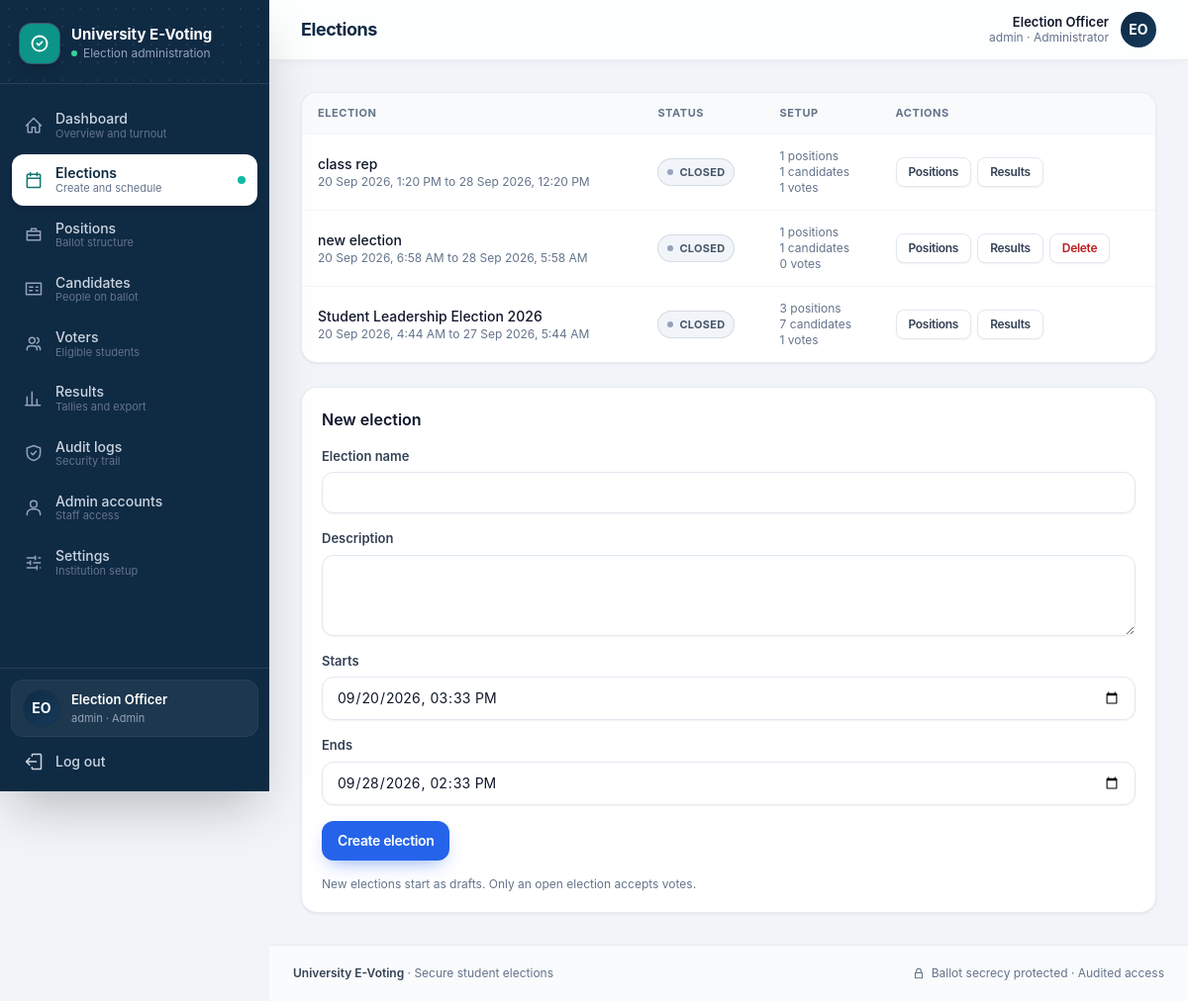
Screenshot of /admin/elections.php (signed in) with the database file from the repository.
### tables this page shows
CREATE TABLE settings (
        name TEXT PRIMARY KEY,
        val TEXT NOT NULL
    );

CREATE TABLE users (
        id INTEGER PRIMARY KEY AUTOINCREMENT,
        student_id TEXT NOT NULL UNIQUE,
        name TEXT NOT NULL,
        email TEXT,
        department TEXT,
        password TEXT NOT NULL,
        role TEXT NOT NULL DEFAULT 'student' CHECK (role IN ('admin','student')),
        status TEXT NOT NULL DEFAULT 'active' CHECK (status IN ('active','inactive')),
        created_at TEXT NOT NULL
    );

CREATE TABLE elections (
        id INTEGER PRIMARY KEY AUTOINCREMENT,
        title TEXT NOT NULL,
        description TEXT,
        start_time TEXT NOT NULL,
        end_time TEXT NOT NULL,
        status TEXT NOT NULL DEFAULT 'DRAFT' CHECK (status IN ('DRAFT','UPCOMING','OPEN','CLOSED')),
        created_at TEXT NOT NULL
    );

### includes/db.php (called while the page is built, shortened)
<?php
function db(): PDO
{
    static $pdo = null;
    if ($pdo instanceof PDO) {
        return $pdo;
    }
    $pdo = new PDO('sqlite:' . DB_PATH, null, null, [
        PDO::ATTR_ERRMODE => PDO::ERRMODE_EXCEPTION,
        PDO::ATTR_DEFAULT_FETCH_MODE => PDO::FETCH_ASSOC,
        PDO::ATTR_EMULATE_PREPARES => false,
    ]);
    $pdo->exec('PRAGMA foreign_keys = ON');
    $pdo->exec('PRAGMA busy_timeout = 5000');
    return $pdo;
}
function db_run(string $sql, array $p = []): PDOStatement
{
    $st = db()->prepare($sql);
    $st->execute($p);
    return $st;
}
function db_all(string $sql, array $p = []): array { return db_run($sql, $p)->fetchAll(); }
function db_one(string $sql, array $p = []): ?array
{
    $r = db_run($sql, $p)->fetch();
    return $r === false ? null : $r;
}
function db_val(string $sql, array $p = []) { return db_run($sql, $p)->fetchColumn(); }

### admin/elections.php (the view, shortened to what this page needs)
<?php
require __DIR__ . '/../includes/layout.php';
$u = require_login('admin');
$edit = isset($_GET['edit']) ? db_one("SELECT * FROM elections WHERE id = ? AND status IN ('DRAFT','UPCOMING')", [(int) $_GET['edit']]) : null;
$rows = db_all("SELECT e.*,
    (SELECT COUNT(*) FROM positions p WHERE p.election_id = e.id) AS n_pos,
    (SELECT COUNT(*) FROM candidates c JOIN positions p ON p.id = c.position_id WHERE p.election_id = e.id) AS n_cand,
    (SELECT COUNT(*) FROM ballots b WHERE b.election_id = e.id) AS n_votes
    FROM elections e ORDER BY e.id DESC");
layout_start('Elections', 'elections');
function act_form(string $action, int $id, string $label, string $cls, string $confirm = ''): string
{
    return '<form method="post" class="inline" ' . ($confirm ? 'data-confirm="' . e($confirm) . '"' : '') . '>' . csrf_field()
        . '<input type="hidden" name="action" value="' . e($action) . '"><input type="hidden" name="id" value="' . $id . '">'
        . '<button class="btn btn-sm ' . $cls . '" type="submit">' . e($label) . '</button></form>';
}
?>
<div class="grid gap-6 xl:grid-cols-3">
  <div class="card overflow-x-auto xl:col-span-2">
    <table class="min-w-full divide-y divide-slate-100">
      <thead class="bg-slate-50"><tr><th class="th">Election</th><th class="th">Status</th><th class="th">Setup</th><th class="th">Actions</th></tr></thead>
      <tbody class="divide-y divide-slate-100">
      <?php foreach ($rows as $r): $s = $r['status']; ?>
        <tr>
          <td class="td">
            <p class="font-medium text-slate-900"><?= e($r['title']) ?></p>
            <p class="text-xs text-slate-500"><?= e(fmt_dt($r['start_time'])) ?> to <?= e(fmt_dt($r['end_time'])) ?></p>
          </td>
          <td class="td"><?= status_badge($s) ?></td>
          <td class="td text-xs text-slate-500"><?= (int) $r['n_pos'] ?> positions<br><?= (int) $r['n_cand'] ?> candidates<br><?= (int) $r['n_votes'] ?> votes</td>
          <td class="td">
            <div class="flex flex-wrap gap-1.5">
              <a class="btn btn-outline btn-sm" href="<?= e(url('admin/positions.php?election=' . $r['id'])) ?>">Positions</a>
              <a class="btn btn-outline btn-sm" href="<?= e(url('admin/results.php?election=' . $r['id'])) ?>">Results</a>
              <?php if ($s !== 'OPEN' && !(int) $r['n_votes']): ?><?= act_form('delete', (int) $r['id'], 'Delete', 'btn-outline text-red-700', 'Delete this election and its positions and candidates?') ?><?php endif; ?>
            </div>
          </td>
        </tr>
      <?php endforeach; ?>
      </tbody>
    </table>
  </div>
  <section class="card h-fit p-5">
    <h2 class="mb-4 font-semibold text-slate-900"><?= $edit ? 'Edit election' : 'New election' ?></h2>
    <form method="post" class="space-y-4">
      <div><label class="label" for="title">Election name</label><input class="input" id="title" name="title" required maxlength="150" value="<?= e($edit['title'] ?? '') ?>"></div>
      <div><label class="label" for="description">Description</label><textarea class="input" id="description" name="description" rows="3" maxlength="1000"><?= e($edit['description'] ?? '') ?></textarea></div>
      <div><label class="label" for="start_time">Starts</label><input class="input" id="start_time" name="start_time" type="datetime-local" required value="<?= e($edit ? to_input_dt($edit['start_time']) : date('Y-m-d\TH:i', time() + 3600)) ?>"></div>
      <div><label class="label" for="end_time">Ends</label><input class="input" id="end_time" name="end_time" type="datetime-local" required value="<?= e($edit ? to_input_dt($edit['end_time']) : date('Y-m-d\TH:i', time() + 8 * 86400)) ?>"></div>
      <div class="flex gap-2">
        <button class="btn btn-primary" type="submit"><?= $edit ? 'Save changes' : 'Create election' ?></button>
      </div>
      <p class="text-xs text-slate-500">New elections start as drafts. Only an open election accepts votes.</p>
    </form>
  </section>
</div>
<?php layout_end();

### includes/layout.php (shortened to what this page needs)
<?php
require_once __DIR__ . '/bootstrap.php';
function icon(string $n, string $c = 'h-5 w-5'): string
{
    static $p = [
        'home' => 'M3 12l9-9 9 9M5 10v10h5v-6h4v6h5V10',
        'calendar' => 'M8 3v4m8-4v4M4 10h16M5 5h14a1 1 0 011 1v14a1 1 0 01-1 1H5a1 1 0 01-1-1V6a1 1 0 011-1z',
        'briefcase' => 'M4 8h16v11H4zM9 8V5h6v3M4 13h16',
        'id' => 'M3 5h18v14H3zM7 10h4M7 14h3M15 10h2M15 14h2',
        'users' => 'M16 19v-1a4 4 0 00-4-4H8a4 4 0 00-4 4v1M10 11a3.5 3.5 0 100-7 3.5 3.5 0 000 7zM20 19v-1a4 4 0 00-3-3.9M16 4.2a3.5 3.5 0 010 6.6',
        'user' => 'M12 12a4 4 0 100-8 4 4 0 000 8zM4 21v-1a6 6 0 016-6h4a6 6 0 016 6v1',
        'chart' => 'M4 20V10m6 10V4m6 16v-7m4 7H2',
        'shield' => 'M12 3l8 3v6c0 5-3.5 8-8 9-4.5-1-8-4-8-9V6l8-3zM9 12l2 2 4-4',
        'cog' => 'M4 6h10M18 6h2M4 12h4M12 12h8M4 18h12M20 18h0M14 4v4M8 10v4M16 16v4',
        'logout' => 'M15 12H3m0 0l4-4m-4 4l4 4M10 5V4a1 1 0 011-1h9a1 1 0 011 1v16a1 1 0 01-1 1h-9a1 1 0 01-1-1v-1',
        'check' => 'M9 12l2 2 4-4M21 12a9 9 0 11-18 0 9 9 0 0118 0z',
        'lock' => 'M6 11h12v9H6zM8 11V8a4 4 0 118 0v3',
        'menu' => 'M4 6h16M4 12h16M4 18h16',
        'vote' => 'M9 12l2 2 4-4m-8 8h10a2 2 0 002-2V6a2 2 0 00-2-2H7a2 2 0 00-2 2v12a2 2 0 002 2z',
        'spark' => 'M12 3l1.9 4.6L18.5 9.5l-4.6 1.9L12 16l-1.9-4.6L5.5 9.5l4.6-1.9L12 3zM19 15l.9 2.1L22 18l-2.1.9L19 21l-.9-2.1L16 18l2.1-.9L19 15z',
        'clock' => 'M12 21a9 9 0 100-18 9 9 0 000 18zM12 7v5l3 2',
        'alert' => 'M12 9v4m0 4h.01M10.3 3.9L1.8 18a2 2 0 001.7 3h17a2 2 0 001.7-3L13.7 3.9a2 2 0 00-3.4 0z',
        'info' => 'M12 22a10 10 0 100-20 10 10 0 000 20zM12 16v-4m0-4h.01',
    ];
    return '<svg class="' . $c . '" fill="none" viewBox="0 0 24 24" stroke="currentColor" stroke-width="1.8" stroke-linecap="round" stroke-linejoin="round" aria-hidden="true"><path d="' . ($p[$n] ?? '') . '"/></svg>';
}
function nav_items(string $role): array
{
    if ($role === 'admin') {
        return [
            ['admin/dashboard.php', 'Dashboard', 'home', 'dashboard', 'Overview and turnout'],
            ['admin/elections.php', 'Elections', 'calendar', 'elections', 'Create and schedule'],
            ['admin/positions.php', 'Positions', 'briefcase', 'positions', 'Ballot structure'],
            ['admin/candidates.php', 'Candidates', 'id', 'candidates', 'People on ballot'],
            ['admin/voters.php', 'Voters', 'users', 'voters', 'Eligible students'],
            ['admin/results.php', 'Results', 'chart', 'results', 'Tallies and export'],
            ['admin/audit-logs.php', 'Audit logs', 'shield', 'audit', 'Security trail'],
            ['admin/users.php', 'Admin accounts', 'user', 'users', 'Staff access'],
            ['admin/settings.php', 'Settings', 'cog', 'settings', 'Institution setup'],
        ];
    }
    return [
        ['student/dashboard.php', 'Dashboard', 'home', 'dashboard', 'Your voting home'],
        ['student/election.php', 'Elections', 'vote', 'elections', 'Browse and vote'],
        ['student/results.php', 'Results', 'chart', 'results', 'Published tallies'],
        ['student/profile.php', 'Profile', 'user', 'profile', 'Account and password'],
    ];
}
function avatar(string $name, ?string $photo, string $size = 'h-12 w-12'): string
{
    $ini = '';
    foreach (array_slice(preg_split('/\s+/', trim($name)), 0, 2) as $w) {
        $ini .= strtoupper(substr($w, 0, 1));
    }
    return '<span class="' . $size . ' inline-flex shrink-0 items-center justify-center rounded-2xl bg-gradient-to-br from-navy to-navy-light text-sm font-bold text-white shadow-sm ring-1 ring-navy-dark/20">' . e($ini ?: '•') . '</span>';
}
function layout_start(string $title, string $active = '', string $subtitle = ''): void
{
    $u = current_user();
    $inst = setting('institution_name', 'University E-Voting');
    $items = $u ? nav_items($u['role']) : [];
    ?><!DOCTYPE html>
<html lang="en" class="h-full">
<head>
<link rel="stylesheet" href="<?= e(url('assets/css/app.css')) ?>">
</head>
<body class="h-full font-sans text-slate-800 antialiased">
<div class="min-h-full lg:flex">
  <aside id="sidebar" class="fixed inset-y-0 left-0 z-40 flex w-[17rem] -translate-x-full flex-col bg-navy text-slate-300 shadow-2xl transition-transform duration-200 print:hidden lg:sticky lg:top-0 lg:h-screen lg:translate-x-0 lg:shrink-0">
    <div class="relative overflow-hidden border-b border-white/10 px-5 pb-5 pt-6">
      <div class="bg-dots-white pointer-events-none absolute inset-0 opacity-40"></div>
      <div class="relative flex items-center gap-3">
        <span class="flex h-10 w-10 items-center justify-center rounded-xl bg-teal-600 text-white shadow-lg ring-1 ring-white/20">
          <svg class="h-5 w-5" fill="none" viewBox="0 0 24 24" stroke="currentColor" stroke-width="2.2" stroke-linecap="round" stroke-linejoin="round"><path d="M9 12l2 2 4-4M21 12a9 9 0 11-18 0 9 9 0 0118 0z"/></svg>
        </span>
        <div class="min-w-0">
          <p class="truncate text-[15px] font-bold leading-tight text-white"><?= e($inst) ?></p>
          <p class="mt-0.5 flex items-center gap-1.5 text-xs text-slate-400"><span class="inline-block h-1.5 w-1.5 rounded-full bg-emerald-400"></span><?= $u && $u['role'] === 'admin' ? 'Election administration' : 'Student voting portal' ?></p>
        </div>
      </div>
    </div>
    <nav class="flex-1 space-y-1 overflow-y-auto px-3 py-4" aria-label="Primary">
      <?php foreach ($items as [$href, $label, $ic, $key, $desc]): $on = $active === $key; ?>
        <a href="<?= e(url($href)) ?>" class="group flex items-center gap-3 rounded-xl px-3 py-2.5 text-sm transition-all <?= $on ? 'bg-white font-semibold text-navy shadow-md' : 'font-medium text-slate-300 hover:bg-white/[.07] hover:text-white' ?>" <?= $on ? 'aria-current="page"' : '' ?>>
          <span class="<?= $on ? 'text-teal-700' : 'text-slate-400 group-hover:text-slate-200' ?>"><?= icon($ic) ?></span>
          <span class="min-w-0 flex-1 leading-tight"><?= e($label) ?><span class="block text-[11px] font-normal <?= $on ? 'text-slate-500' : 'text-slate-500 group-hover:text-slate-400' ?>"><?= e($desc) ?></span></span>
          <?php if ($on): ?><span class="h-2 w-2 shrink-0 rounded-full bg-teal-500"></span><?php endif; ?>
        </a>
      <?php endforeach; ?>
    </nav>
    <?php if ($u): ?>
    <div class="border-t border-white/10 p-3">
      <div class="mb-2 flex items-center gap-3 rounded-xl bg-white/[.06] px-3 py-2.5 ring-1 ring-white/10">
        <?= avatar($u['name'], null, 'h-9 w-9 !rounded-full') ?>
        <div class="min-w-0 flex-1">
          <p class="truncate text-[13px] font-semibold text-white"><?= e($u['name']) ?></p>
          <p class="truncate text-[11px] text-slate-400"><?= e($u['student_id']) ?> · <?= $u['role'] === 'admin' ? 'Admin' : 'Student' ?></p>
        </div>
      </div>
      <form method="post" action="<?= e(url('logout.php')) ?>">
        <button type="submit" class="flex w-full items-center gap-3 rounded-xl px-3 py-2 text-sm font-medium text-slate-300 transition hover:bg-white/[.07] hover:text-white"><?= icon('logout') ?>Log out</button>
      </form>
    </div>
    <?php endif; ?>
  </aside>
  <div class="flex min-w-0 flex-1 flex-col">
    <header class="sticky top-0 z-20 border-b border-slate-200/80 bg-white/85 px-4 py-3 shadow-[0_1px_12px_-6px_rgb(15_42_67/.15)] backdrop-blur-md print:hidden sm:px-6 lg:px-8">
      <div class="mx-auto flex w-full max-w-6xl items-center gap-3">
        <div class="min-w-0">
          <h1 class="truncate text-[17px] font-bold tracking-tight text-navy sm:text-lg"><?= e($title) ?></h1>
        </div>
        <?php if ($u): ?>
          <div class="ml-auto flex items-center gap-3">
            <div class="hidden text-right sm:block">
              <p class="text-[13px] font-semibold leading-tight text-slate-900"><?= e($u['name']) ?></p>
              <p class="text-xs text-slate-500"><?= e($u['student_id']) ?> · <?= $u['role'] === 'admin' ? 'Administrator' : 'Student' ?></p>
            </div>
            <?= avatar($u['name'], null, 'h-9 w-9 !rounded-full ring-2 ring-white shadow') ?>
          </div>
        <?php endif; ?>
      </div>
    </header>
    <main class="mx-auto w-full max-w-6xl flex-1 p-4 sm:p-6 lg:p-8">
<?php
}
function layout_end(): void
{
    ?>
    </main>
    <footer class="border-t border-slate-200/80 bg-white/60 px-6 py-5 print:hidden">
      <div class="mx-auto flex w-full max-w-6xl flex-col items-center justify-between gap-2 text-xs text-slate-500 sm:flex-row">
        <p><span class="font-semibold text-slate-700"><?= e(setting('institution_name', 'University E-Voting')) ?></span> · Secure student elections</p>
        <p class="flex items-center gap-1.5"><?= icon('lock', 'h-3.5 w-3.5') ?> Ballot secrecy protected · Audited access</p>
      </div>
    </footer>
  </div>
</div>
</body>
</html>
<?php
}

### includes/bootstrap.php (shortened to what this page needs)
<?php
require_once __DIR__ . '/db.php';
function e($v): string { return htmlspecialchars((string) $v, ENT_QUOTES | ENT_SUBSTITUTE, 'UTF-8'); }
function url(string $path = ''): string { return BASE_URL . '/' . ltrim($path, '/'); }
function setting(string $name, string $default = ''): string
{
    $v = db_val('SELECT val FROM settings WHERE name = ?', [$name]);
    return $v === false ? $default : (string) $v;
}
function current_user(): ?array
{
    static $loaded = false, $user = null;
    if (!$loaded) {
        $loaded = true;
        $user = db_one('SELECT id,student_id,name,email,department,role,status FROM users WHERE id = ?', [$_SESSION['uid']]);
    }
    return $user;
}
function require_login(?string $role = null): array
{
    $u = current_user();
    return $u;
}
    ?><!DOCTYPE html>
</div></body></html><?php
function fmt_dt(?string $s): string { return $s ? date('j M Y, g:i A', strtotime($s)) : '—'; }
function status_badge(string $s): string
{
    $map = [
        'OPEN' => 'bg-emerald-50 text-emerald-700 ring-emerald-600/20', 'CLOSED' => 'bg-slate-100 text-slate-600 ring-slate-500/20',
        'UPCOMING' => 'bg-amber-50 text-amber-800 ring-amber-600/25', 'DRAFT' => 'bg-slate-100 text-slate-500 ring-slate-500/15',
        'active' => 'bg-emerald-50 text-emerald-700 ring-emerald-600/20', 'inactive' => 'bg-red-50 text-red-700 ring-red-600/20',
        'withdrawn' => 'bg-amber-50 text-amber-800 ring-amber-600/25',
    ];
    $dot = [
        'OPEN' => 'bg-emerald-500', 'active' => 'bg-emerald-500',
        'UPCOMING' => 'bg-amber-500', 'withdrawn' => 'bg-amber-500',
        'CLOSED' => 'bg-slate-400', 'DRAFT' => 'bg-slate-400', 'inactive' => 'bg-red-500',
    ][$s] ?? 'bg-slate-400';
    return '<span class="badge ' . ($map[$s] ?? 'bg-slate-100 text-slate-600 ring-slate-500/15') . '"><span class="h-1.5 w-1.5 rounded-full ' . $dot . '"></span>' . e(strtoupper($s)) . '</span>';
}

### rows the page displays
settings: val "University E-Voting"
users: name "Election Officer", student "admin"
elections: title "class rep", start_time "20 Sep 2026, 1:20 PM", end_time "28 Sep 2026, 12:20 PM", n_pos "1", n_cand "1", n_votes "1"
elections: title "new election", start_time "20 Sep 2026, 6:58 AM", end_time "28 Sep 2026, 5:58 AM", n_pos "1", n_cand "1", n_votes "0"
elections: title "Student Leadership Election 2026", start_time "20 Sep 2026, 4:44 AM", end_time "27 Sep 2026, 5:44 AM", n_pos "3", n_cand "7", n_votes "1"

### other values shown
$label "Dashboard"
$desc "Overview and turnout"
$label "Elections"
$desc "Create and schedule"
$label "Positions"
$desc "Ballot structure"
$label "Candidates"
$desc "People on ballot"
$label "Voters"
$desc "Eligible students"
$label "Results"
$desc "Tallies and export"
$label "Audit logs"
$desc "Security trail"
$label "Admin accounts"
